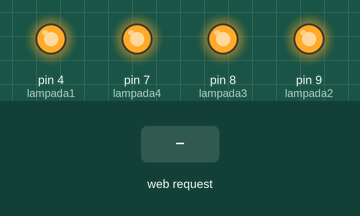
A sketch run on a simulated Arduino Uno, built with avr-gcc and run on an emulated ATmega328P. Parts: output pins drawn as LEDs (lit = HIGH). Inputs (shaded band) come from the test bench. WiFi joins after 1.5 s; servers stay silent unless stated.

Above: at 1.2 s.
1.3 s: HTTP request GET /?LED=2 received
At 2.5 s:
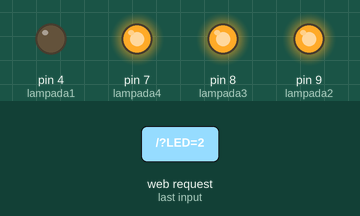
2.8 s: HTTP request GET /?LED=4 received
At 3.9 s:
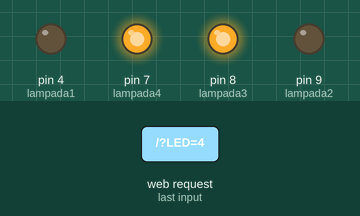
4.3 s: HTTP request GET /?LED=1 received
At 5.0 s:
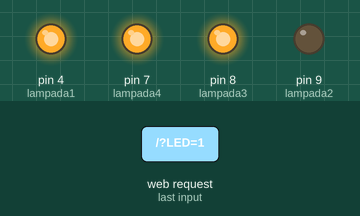
5.8 s: HTTP request GET /?LED=6 received
At 6.2 s:
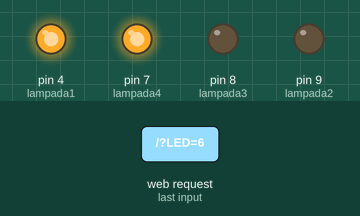
7.3 s: HTTP request GET /?LED=3 received
At 8.5 s:
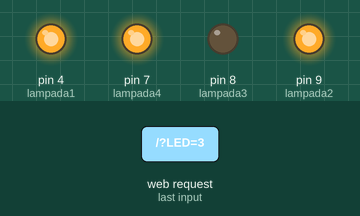
8.8 s: HTTP request GET /?LED=5 received
At 9.6 s:
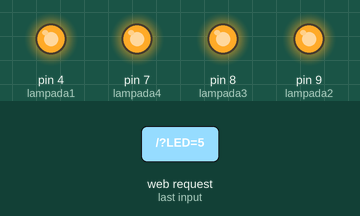
Timing chart, 0 to 11.3 s (numbered marks = the images above; inputs shaded):
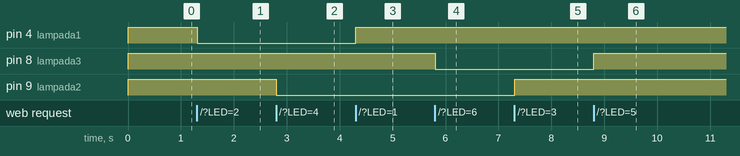

The sketch:

Atualizado_12102013Invertido.ino
```cpp
#include <SPI.h>
#include <Ethernet.h>

byte mac[] = {0xDE, 0xAD, 0xBE, 0xEF, 0xFE, 0xED };
IPAddress ip(10,1,1,1);
EthernetServer server(80);

int lampada4 = 7;
int lampada3 = 8;
int lampada2 = 9;
int lampada1= 4;


String readString = String(30);
String statuslampada1 = String(3);
String statuslampada2 = String(3);
String statuslampada3 = String(3);
String statuslampada4 = String(3);
void setup()
{

Ethernet.begin(mac, ip);
server.begin();


pinMode(lampada1,OUTPUT);
pinMode(lampada2,OUTPUT);
pinMode(lampada3,OUTPUT);
pinMode(lampada4,OUTPUT);

digitalWrite(lampada1,HIGH);
digitalWrite(lampada2,HIGH);
digitalWrite(lampada3,HIGH);
digitalWrite(lampada4,HIGH);

statuslampada1 = "OFF";
statuslampada2 = "OFF";
statuslampada3 = "OFF";
statuslampada4 = "OFF";

}
void loop()
{

EthernetClient client = server.available();

if (client) {

boolean currentLineIsBlank = true;


while (client.connected()) {

if (client.available()) {

char c = client.read();


if (readString.length() < 30) {
readString.concat(c);
}
if (c == '\n' && currentLineIsBlank) {

int LED = readString.indexOf("LED=");

if (readString.substring(LED,LED+5) == "LED=1") {
digitalWrite(lampada1,HIGH);
statuslampada1 = "OFF";
}
else if (readString.substring(LED,LED+5) == "LED=2") {
digitalWrite(lampada1,LOW);
statuslampada1 = "ON";
}


else if (readString.substring(LED,LED+5) == "LED=3") {
digitalWrite(lampada2,HIGH);
statuslampada2 = "OFF";
}
else if (readString.substring(LED,LED+5) == "LED=4") {
digitalWrite(lampada2,LOW);
statuslampada2= "ON";
}


else if (readString.substring(LED,LED+5) == "LED=5") {
digitalWrite(lampada3,HIGH);
statuslampada3 = "OFF";
}
else if (readString.substring(LED,LED+5) == "LED=6") {
digitalWrite(lampada3,LOW);
statuslampada3 = "ON";
}

else if (readString.substring(LED,LED+5) == "LED=7") {
digitalWrite(lampada4,HIGH);
statuslampada4 = "OFF";
}
else if (readString.substring(LED,LED+5) == "LED=8") {
digitalWrite(lampada4,LOW);
statuslampada4 = "ON";
}

else if (readString.substring(LED,LED+5) == "LED=9") {

digitalWrite(lampada1,HIGH);
digitalWrite(lampada2,HIGH);
digitalWrite(lampada3,HIGH);
digitalWrite(lampada4,HIGH);

statuslampada1 = "OFF";
statuslampada2 = "OFF";
statuslampada3 = "OFF";
statuslampada4 = "OFF";

}
else if (readString.substring(LED,LED+5) == "LED=0") {
digitalWrite(lampada1,LOW);
digitalWrite(lampada2,LOW);
digitalWrite(lampada3,LOW);
digitalWrite(lampada4,LOW);
statuslampada1 = "ON";
statuslampada2 = "ON";
statuslampada3 = "ON";
statuslampada4 = "ON";


}


client.println("HTTP/1.1 200 OK");
client.println("Content-Type: text/html");
client.println();


  client.println("<!DOCTYPE HTML>");
  client.println("<html>");
//------------------------------------------------------------
client.println("<form method='post' action='LED=2'>");
client.println("<input type='submit' value='on' >");
client.println("</form>");


client.println("<form method='post' action='LED=1'>");
client.println("<input type='submit' value='off'>");
client.println("</form>");
client.println("<br>");
//client.println("------");


client.println("<form method='post' action='LED=4'>");
client.println("<input type='submit' value='on' >");
client.println("</form>");


client.println("<form method='post' action='LED=3'>");
client.println("<input type='submit' value='off'>");
client.println("</form>");
client.println("<br>");
//client.println("------");

client.println("<form method='post' action='LED=6'>");
client.println("<input type='submit' value='on' >");
client.println("</form>");


client.println("<form method='post' action='LED=5'>");
client.println("<input type='submit' value='off'>");
client.println("</form>");
client.println("<br>");
//client.println("------");

client.println("<form method='post' action='LED=8'>");
client.println("<input type='submit' value='on' >");
client.println("</form>");


client.println("<form method='post' action='LED=7'>");
client.println("<input type='submit' value='off'>");
client.println("</form>");
client.println("<br>");
//client.println("------");


client.println("<form method='post' action='LED=0'>");
client.println("<input type='submit' value='on' >");
client.println("</form>");


client.println("<form method='post' action='LED=9'>");
client.println("<input type='submit' value='off'>");
client.println("</form>");
client.println("<br>");
//client.println("------");
//--------------------------------------------------------------
 client.println("</html>");


client.print("<br>");
client.print("Status Lampada 1:");
client.print(statuslampada1);
client.print("<br><br>");

client.print("Status Lampada 2:");
client.print(statuslampada2);
client.print("<br><br>");

client.print("Status Lampada 3:");
client.print(statuslampada3);
client.print("<br><br>");

client.print("Status Lampada 4:");
client.print(statuslampada4);
client.print("<br><br>");


break;
}
if (c == '\n') {

currentLineIsBlank = true;
}
else if (c != '\r') {

currentLineIsBlank = false;
}
}
}

delay(1);
readString = "";

client.stop();
}
}
```

Measured:
- after the input at 1.3 s, pin 4 (lampada1): HIGH → LOW at once
- after the input at 2.8 s, pin 9 (lampada2): HIGH → LOW at once
- after the input at 4.3 s, pin 4 (lampada1): LOW → HIGH at once
- after the input at 5.8 s, pin 8 (lampada3): HIGH → LOW at once
- after the input at 7.3 s, pin 9 (lampada2): LOW → HIGH at once
- after the input at 8.8 s, pin 8 (lampada3): LOW → HIGH at once
